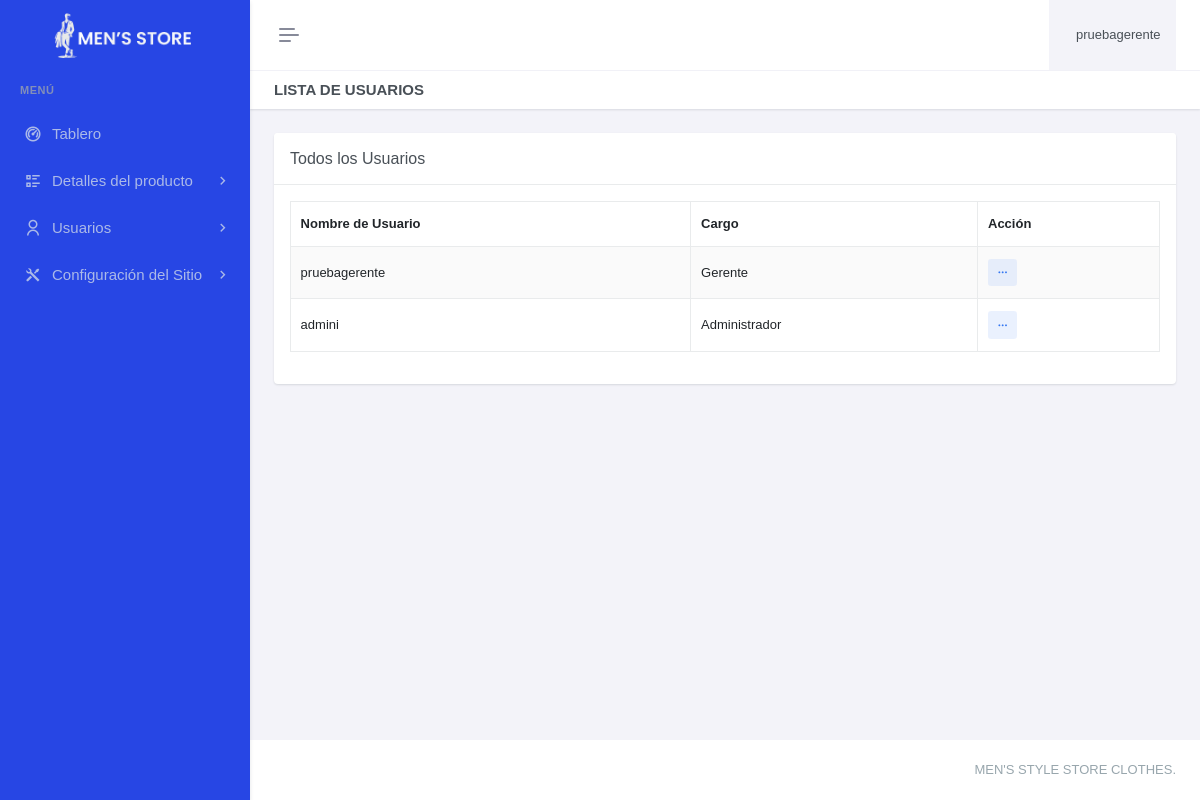
Page /paneladministrador/usuarios/listausuarios.php (signed in) on the earlier database version.
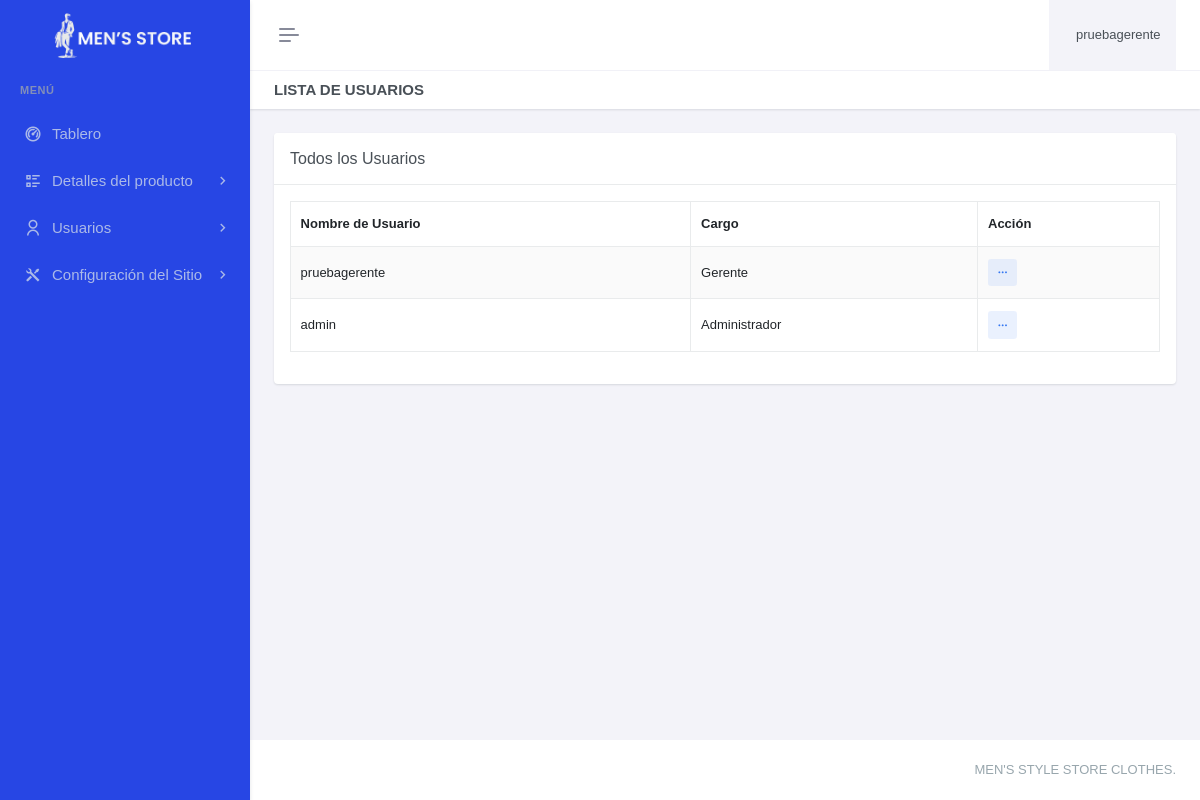
Same page on the later database version.
### tables this page shows
CREATE TABLE `usuario` (
  `admId` int(11) NOT NULL,
  `admUser` varchar(100) DEFAULT NULL,
  `admPass` varchar(60) DEFAULT NULL,
  `admFechaRegis` datetime DEFAULT current_timestamp() ON UPDATE current_timestamp(),
  `carId` int(11) NOT NULL
);

CREATE TABLE `cargo` (
  `carId` int(11) NOT NULL,
  `carNombre` varchar(40) DEFAULT NULL,
  `carFechaRegis` datetime DEFAULT current_timestamp() ON UPDATE current_timestamp()
);

### paneladministrador/usuarios/listausuarios.php (the view, shortened to what this page needs)
<?php include "../header.php"; ?>
<?php include "../sidebar.php"; ?>
<?php
if($_SESSION['cargo_gerente']=='Gerente'){
    $gerente=$_SESSION['cargo_gerente'];
}
?>
<div class="main-content">
    <div class="page-content">
        <div class="container-fluid">
            <div class="row">
                <div class="col-12">
                    <div class="page-title-box d-sm-flex align-items-center justify-content-between">
                        <h4 class="mb-sm-0">Lista de Usuarios</h4>
                    </div>
                </div>
            </div>
            <div class="row">
                <div class="col-lg-12">
                    <div class="card">
                        <div class="card-header">
                            <h5 class="card-title mb-0">Todos los Usuarios</h5>
                        </div>
                        <div class="card-body">
                            <table id="example" class="table table-bordered dt-responsive nowrap table-striped align-middle" style="width:100%">
                                <thead>
                                    <tr>
                                        <th>Nombre de Usuario</th>
                                        <th>Cargo</th>
                                        <?php if (isset($gerente)): ?>
                                            <th class="accion-col">Acción</th>
                                        <?php endif; ?>
                                    </tr>
                                </thead>
                                <tbody>
                                    <?php
                                    $query = "SELECT admId,admUser,carNombre as cargo_nombre FROM usuario a inner join cargo c on a.carId=c.carId  ORDER BY admId DESC";
                                    $result = mysqli_query($con, $query);
                                    while ($row = mysqli_fetch_assoc($result)) {
                                        echo "<tr>
                                                <td>{$row['admUser']}</td>
                                                  <td>{$row['cargo_nombre']}</td>";
                                        if (isset($gerente)) {
                                            echo "<td>
                                                    <div class='dropdown d-inline-block'>
                                                        <button class='btn btn-soft-secondary btn-sm dropdown' type='button' data-bs-toggle='dropdown' aria-expanded='false'>
                                                            <i class='ri-more-fill align-middle'></i>
                                                        </button>
                                                        <ul class='dropdown-menu dropdown-menu-end'>
                                                            <li><a href='editarusuario.php?id={$row['admId']}' class='dropdown-item edit-item-btn'><i class='ri-pencil-fill align-bottom me-2 text-muted'></i> Editar</a></li>
                                                            <li>
                                                                <a href='javascript:void(0);' class='dropdown-item remove-item-btn' onclick='confirmDelete({$row['admId']})'>
                                                                    <i class='ri-delete-bin-fill align-bottom me-2 text-muted'></i> Eliminar
                                                                </a>
                                                            </li>
                                                        </ul>
                                                    </div>
                                                </td>";
                                        }
                                        echo "</tr>";
                                    }
                                    ?>
                                </tbody>
                            </table>
                        </div>
                    </div>
                </div>
            </div>
        </div>
    </div>
    <?php include "../footer.php"; ?>

Differences in the rows shown:
changed usuario "Administrador": admUser "admini" → "admin"
